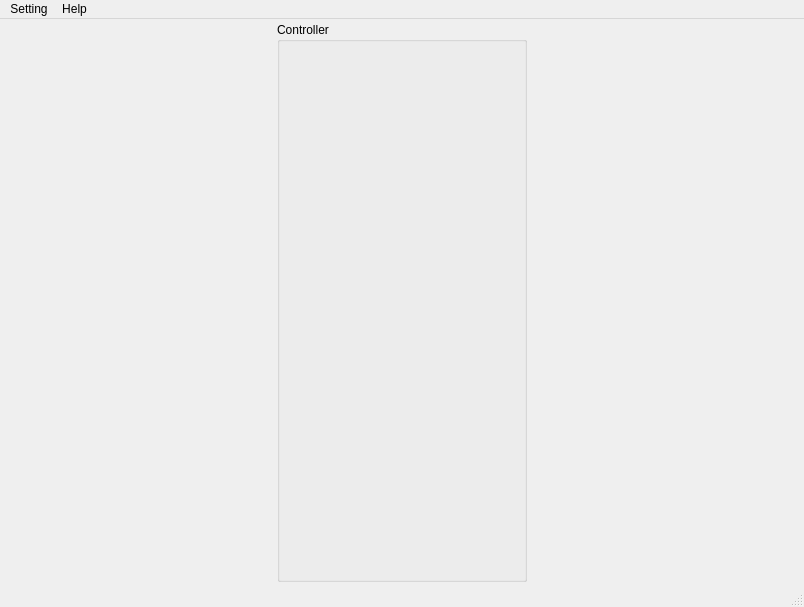
<?xml version="1.0" encoding="UTF-8"?>
<ui version="4.0">
 <class>MainWindow</class>
 <widget class="QMainWindow" name="MainWindow">
  <property name="geometry">
   <rect>
    <x>0</x>
    <y>0</y>
    <width>804</width>
    <height>607</height>
   </rect>
  </property>
  <property name="windowTitle">
   <string>MainWindow</string>
  </property>
  <widget class="QWidget" name="centralwidget">
   <layout class="QGridLayout" name="gridLayout_2">
    <property name="leftMargin">
     <number>6</number>
    </property>
    <property name="topMargin">
     <number>3</number>
    </property>
    <property name="rightMargin">
     <number>6</number>
    </property>
    <property name="bottomMargin">
     <number>3</number>
    </property>
    <property name="horizontalSpacing">
     <number>10</number>
    </property>
    <property name="verticalSpacing">
     <number>2</number>
    </property>
    <item row="0" column="1">
     <widget class="QGroupBox" name="groupBox">
      <property name="sizePolicy">
       <sizepolicy hsizetype="Maximum" vsizetype="Preferred">
        <horstretch>0</horstretch>
        <verstretch>0</verstretch>
       </sizepolicy>
      </property>
      <property name="minimumSize">
       <size>
        <width>250</width>
        <height>0</height>
       </size>
      </property>
      <property name="title">
       <string>Controller</string>
      </property>
      <layout class="QGridLayout" name="gridLayout">
       <property name="leftMargin">
        <number>0</number>
       </property>
       <property name="topMargin">
        <number>0</number>
       </property>
       <property name="rightMargin">
        <number>0</number>
       </property>
       <property name="bottomMargin">
        <number>0</number>
       </property>
       <property name="spacing">
        <number>0</number>
       </property>
      </layout>
     </widget>
    </item>
    <item row="0" column="0">
     <layout class="QGridLayout" name="centerGridLayout"/>
    </item>
   </layout>
  </widget>
  <widget class="QMenuBar" name="menubar">
   <property name="geometry">
    <rect>
     <x>0</x>
     <y>0</y>
     <width>804</width>
     <height>22</height>
    </rect>
   </property>
   <widget class="QMenu" name="settingMenu">
    <property name="title">
     <string>Setting</string>
    </property>
   </widget>
   <widget class="QMenu" name="helpMenu">
    <property name="title">
     <string>Help</string>
    </property>
    <addaction name="actionUse"/>
   </widget>
   <addaction name="settingMenu"/>
   <addaction name="helpMenu"/>
  </widget>
  <widget class="QStatusBar" name="statusbar"/>
  <action name="actionHide_Control">
   <property name="text">
    <string>control</string>
   </property>
  </action>
  <action name="actionUse">
   <property name="text">
    <string>Use</string>
   </property>
  </action>
 </widget>
 <resources/>
 <connections/>
</ui>
